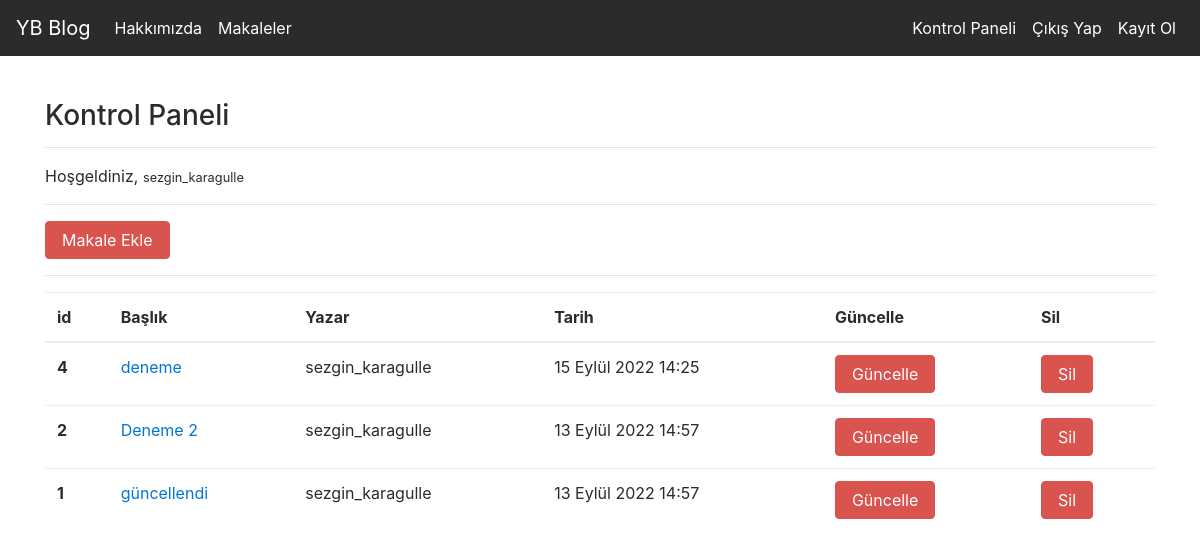
Screenshot of /articles/dashboard/ (signed in) with the database file from the repository.
### article/models.py (models this page shows, shortened)
class Article(models.Model):
    author = models.ForeignKey("auth.User",on_delete = models.CASCADE,verbose_name = "Yazar ")
    title = models.CharField(max_length = 50,verbose_name = "Başlık")
    content = RichTextField()
    created_date = models.DateTimeField(auto_now_add=True,verbose_name="Oluşturulma Tarihi")
    article_image = models.FileField(blank = True,null = True,verbose_name="Makaleye Fotoğraf Ekleyin")
    class Meta:
        ordering = ['-created_date']

### article/views.py (the view)
# urls.py: path('dashboard/',views.dashboard,name = "dashboard"),
def dashboard(request):
    articles = Article.objects.filter(author = request.user)
    context = {
        "articles":articles
    }
    return render(request,"dashboard.html",context)

### templates/dashboard.html
{% extends "layout.html" %}
{% block body %}
<h3>Kontrol Paneli</h3>
<hr>
<p>
    Hoşgeldiniz, <small>{{request.user.username}}</small>
</p>
<hr>
<a class = "btn btn-danger" href = "/articles/addarticle">Makale Ekle </a>
<hr>
{% if articles %}
<table class="table">
        <thead>
          <tr>
            <th scope="col">id</th>
            <th scope="col">Başlık</th>
            <th scope="col">Yazar</th>
            <th scope="col">Tarih</th>
            <th scope="col">Güncelle</th>
            <th scope="col">Sil</th>
          </tr>
        </thead>
        <tbody>
          {% for article in articles %}
          <tr>
            <th scope="row">{{article.id}}</th>
            <td><a href="/articles/article/{{article.id}}">{{article.title}}</a></td>
            <td>{{article.author.username}}</td>
            <td>{{article.created_date}}</td>
            <td><a href="/articles/update/{{article.id}}" class = "btn btn-danger">Güncelle</a></td>
            <td><a href="/articles/delete/{{article.id}}" class = "btn btn-danger">Sil</a> </td>
          </tr>
          {% endfor %}
        </tbody>
      </table>
{% else %}
<div class = "alert alert-danger">
    Henüz bir makaleniz bulunmuyor...
</div>
{% endif %}
{% endblock body %}

### rows the page displays
Article: id "4", title "deneme", author.username "sezgin_karagulle", created_date "15 Eylül 2022 14:25"
Article: id "2", title "Deneme 2", author.username "sezgin_karagulle", created_date "13 Eylül 2022 14:57"
Article: id "1", title "güncellendi", author.username "sezgin_karagulle", created_date "13 Eylül 2022 14:57"

### other values shown
{{ request.user.username }} "sezgin_karagulle"
